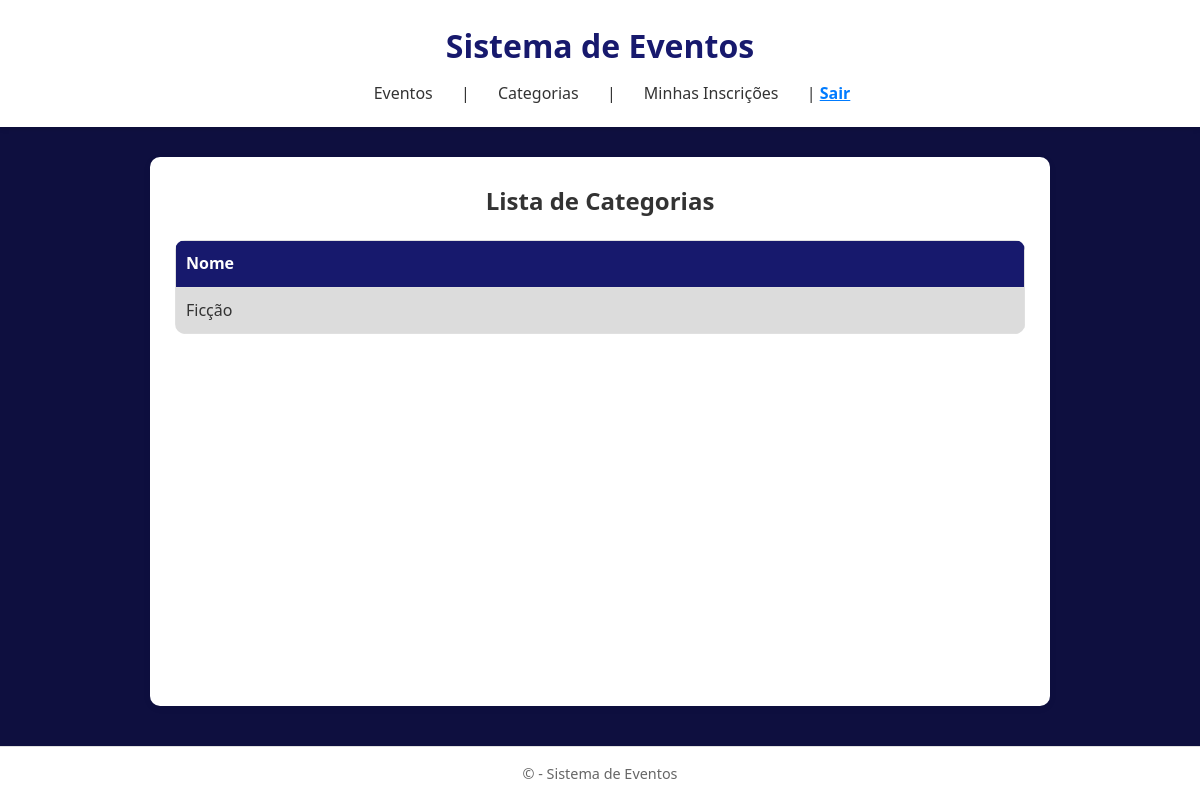
Page /categories/ (signed in) on the earlier database version.
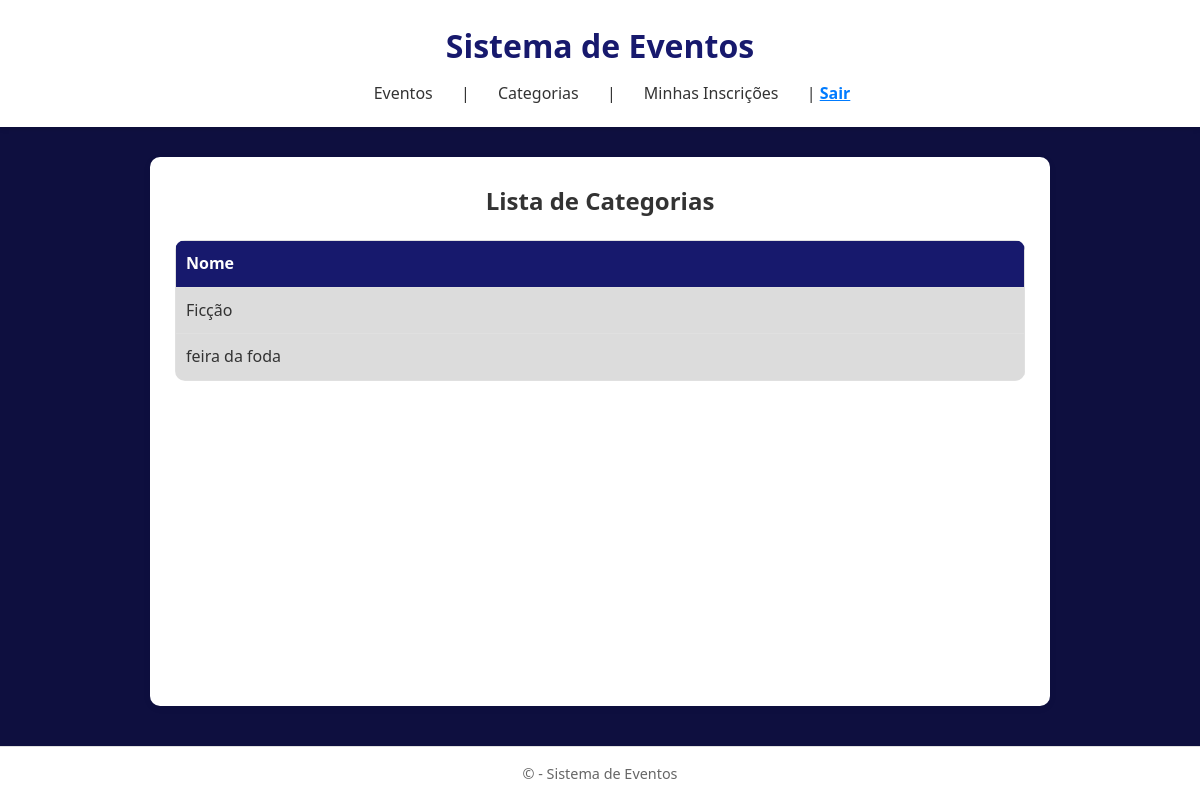
Same page on the later database version.
### core/models.py (models this page shows, shortened)
class BaseModel(models.Model):
    created_at = models.DateTimeField(auto_now_add=True, null=True)
    updated_at = models.DateTimeField(auto_now=True, null=True)
    deleted_at = models.DateTimeField(auto_now=True, null=True)
    is_deleted = models.BooleanField(default=False, null=True)
    class Meta:
        abstract = True

class CategoryEvent(BaseModel):
    name = models.CharField(max_length = 50)

### core/views.py (the view)
# urls.py: path('categories/', views.CategoryListView.as_view(), name='category_list'),
class CategoryListView(LoginRequiredMixin, ListView):
    model = CategoryEvent
    template_name = 'eventos/category_list.html'
    context_object_name = 'categories'

### core/templates/eventos/category_list.html (shortened to what this page needs)
{% extends "eventos/base.html" %}
{% block content %}
<h2 style="text-align:center; margin-bottom:20px;">Lista de Categorias</h2>
<table class="table-striped">
  <thead>
    <tr>
      <th>Nome</th>
    </tr>
  </thead>
  <tbody>
    {% for category in categories %}
    <tr>
      <td>{{ category.name }}</td>
    </tr>
    {% empty %}
    <tr>
      <td colspan="2" style="text-align:center;">Nenhuma categoria cadastrada.</td>
    </tr>
    {% endfor %}
  </tbody>
</table>
{% endblock %}

Differences in the rows shown:
added CategoryEvent: name "feira da foda"
